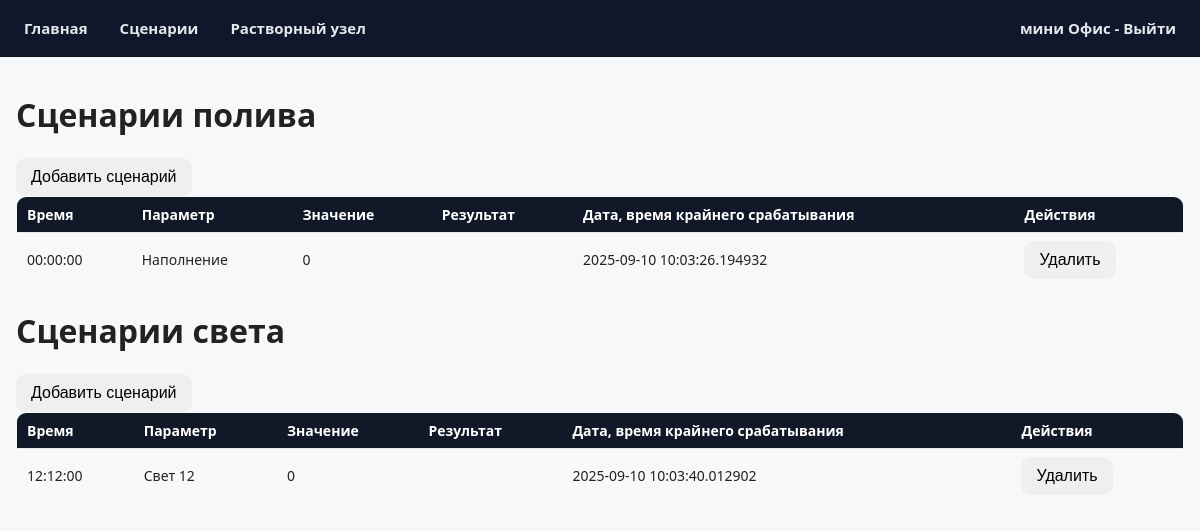
The app's page /scenarios (signed in) with its own data.
### app/models.py (models this page shows, shortened)
class Scenario(db.Model):
    id = db.Column(db.Integer, primary_key=True)
    type = db.Column(db.String(64), nullable=False)
    time = db.Column(db.Time, nullable=False)
    parameter = db.Column(db.String(64), nullable=False)
    value = db.Column(db.String(64), nullable=False)
    result = db.Column(db.String(64))
    last_execution = db.Column(db.DateTime, default=datetime.utcnow)

### app/routes.py (the view)
@bp.route('/scenarios')
@login_required
def scenarios():
    irrigation_scenarios = Scenario.query.filter_by(type='Полив').order_by(Scenario.time).all()
    light_scenarios = Scenario.query.filter_by(type='Свет').order_by(Scenario.time).all()
    return render_template('scenarios.html',
                           irrigation_scenarios=irrigation_scenarios,
                           light_scenarios=light_scenarios,
                           title='Сценарии')

### app/models.py (called while the page is built)
@login.user_loader
def load_user(id):
    return User.query.get(int(id))

### app/templates/scenarios.html (shortened to what this page needs)
{% extends "base.html" %}
{% block content %}
<div class="main-wrapper">
    <div class="container">
        <div class="row">
            <div class="col">
                <h1>Сценарии полива</h1>
                {% if current_user.username == 'admin' %}
                    <button class="btn btn-primary" onclick="openAddScenarioModal('Полив')">Добавить сценарий</button>
                {% endif %}
                <table class="table">
                    <thead>
                        <tr>
                            <th>Время</th>
                            <th>Параметр</th>
                            <th>Значение</th>
                            <th>Результат</th>
                            <th>Дата, время крайнего срабатывания</th>
                            <th>Действия</th>
                        </tr>
                    </thead>
                    <tbody id="irrigation-scenarios">
                        {% for scenario in irrigation_scenarios %}
                        <tr>
                            <td>{{ scenario.time }}</td>
                            <td>{{ scenario.parameter }}</td>
                            <td>{{ scenario.value }}</td>
                            <td>{{ scenario.result }}</td>
                            <td>{{ scenario.last_execution }}</td>
                            <td>{% if current_user.username == 'admin' %}
                                <button class="btn btn-danger" onclick="deleteScenario({{ scenario.id }}, 'Полив')">Удалить</button>
                            {% endif %}</td>
                        </tr>
                        {% endfor %}
                    </tbody>
                </table>
            </div>
            <div class="col">
                <h1>Сценарии света</h1>
                {% if current_user.username == 'admin' %}
                    <button class="btn btn-primary" onclick="openAddScenarioModal('Свет')">Добавить сценарий</button>
                {% endif %}
                <table class="table">
                    <thead>
                        <tr>
                            <th>Время</th>
                            <th>Параметр</th>
                            <th>Значение</th>
                            <th>Результат</th>
                            <th>Дата, время крайнего срабатывания</th>
                            <th>Действия</th>
                        </tr>
                    </thead>
                    <tbody id="light-scenarios">
                        {% for scenario in light_scenarios %}
                        <tr>
                            <td>{{ scenario.time }}</td>
                            <td>{{ scenario.parameter }}</td>
                            <td>{{ scenario.value }}</td>
                            <td>{{ scenario.result }}</td>
                            <td>{{ scenario.last_execution }}</td>
                            <td>{% if current_user.username == 'admin' %}
                                <button class="btn btn-danger" onclick="deleteScenario({{ scenario.id }}, 'Свет')">Удалить</button>
                            {% endif %}</td>
                        </tr>
                        {% endfor %}
                    </tbody>
                </table>
            </div>
        </div>
    </div>
</div>
{% endblock %}

### app/static/styles/dashboard.css (style rules this page uses)
:root { --primary: #28a745; --primary-hover: #2fba51; --text: #222; --muted: #6b7280; --bg: #f6f8f9; --card-bg: #ffffff; --border: #e5e7eb; --shadow: 0 6px 24px rgba(0,0,0,.06); --radius: 14px; }
* { box-sizing:border-box }
html,body { height:100% }
body { margin:0; font-family:system-ui,-apple-system,Segoe UI,Roboto,Ubuntu,Cantarell,"Helvetica Neue",Arial,"Noto Sans","Apple Color Emoji","Segoe UI Emoji","Segoe UI Symbol"; color:var(--text); background:var(--bg); }
.container { padding:0; background:none; box-shadow:none; border-radius:0; }
.table { width:100%; border-collapse:collapse; font-size:14px; border:1px solid var(--border); border-radius:10px; overflow:hidden; }
.table th, .table td { padding:8px 10px; border-bottom:1px solid var(--border); }
.table th { background:#111827; color:#fff; text-align:left; font-weight:600; }
.table tr:last-child td { border-bottom:none; }
.status-button, .btn { display:inline-flex; align-items:center; justify-content:center; gap:8px; padding:10px 14px; border-radius:10px; border:1px solid transparent; font-size:16px; line-height:1; cursor:pointer; transition:background .15s, box-shadow .2s, transform .02s, border-color .15s, color .15s; }

### records on screen
Scenario: time "00:00:00", parameter "Наполнение", value "0", last_execution "2025-09-10 10:03:26.194932"
Scenario: time "12:12:00", parameter "Свет 12", value "0", last_execution "2025-09-10 10:03:40.012902"
